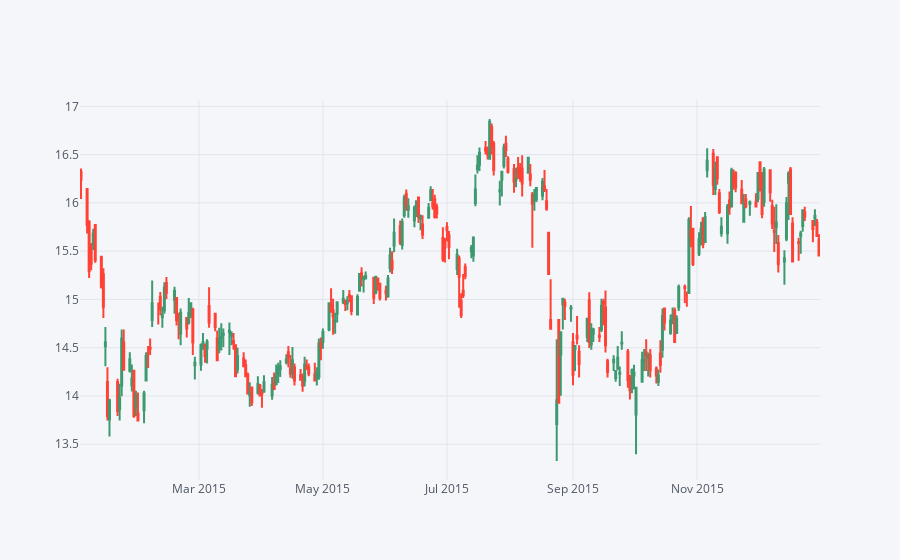

The code cell stored with this chart in its notebook:
### Markdown cell above
** Use .iplot(kind='candle) to create a candle plot of Bank of America's stock from Jan 1st 2015 to Jan 1st 2016.**

### Code cell
bac15=bank_stocks['BAC'][['Open','High','Low','Close']].ix['2015-01-01':'2016-01-01']
bac15.iplot(kind='candle')

### Figure 1 — Plotly figure (JSON) as saved in the notebook; plotly's stock layout.template omitted (floating-point values rounded to 4 significant figures; data arrays with more than 128 entries replaced by an {"elided": "..."} marker saying what was removed)
{"data": [{"close": {"elided": "252 float values"}, "high": {"elided": "252 float values"}, "low": {"elided": "252 float values"}, "open": {"elided": "252 float values"}, "showlegend": false, "type": "candlestick", "x": {"elided": "252 str values"}, "yaxis": "y2"}], "layout": {"legend": {"bgcolor": "#F5F6F9", "font": {"color": "#4D5663"}}, "paper_bgcolor": "#F5F6F9", "plot_bgcolor": "#F5F6F9", "title": {"font": {"color": "#4D5663"}}, "xaxis": {"gridcolor": "#E1E5ED", "rangeslider": {"visible": false}, "showgrid": true, "tickfont": {"color": "#4D5663"}, "title": {"font": {"color": "#4D5663"}, "text": ""}, "zerolinecolor": "#E1E5ED"}, "yaxis": {"gridcolor": "#E1E5ED", "showgrid": true, "showticklabels": false, "tickfont": {"color": "#4D5663"}, "title": {"font": {"color": "#4D5663"}, "text": ""}, "zerolinecolor": "#E1E5ED"}, "yaxis2": {"gridcolor": "#E1E5ED", "showgrid": true, "tickfont": {"color": "#4D5663"}, "title": {"font": {"color": "#4D5663"}, "text": ""}, "zerolinecolor": "#E1E5ED"}}}
